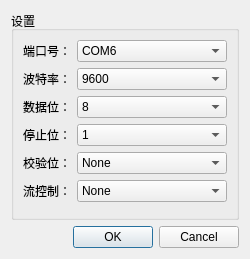
<?xml version="1.0" encoding="UTF-8"?>
<ui version="4.0">
 <class>SettingDialog</class>
 <widget class="QDialog" name="SettingDialog">
  <property name="geometry">
   <rect>
    <x>0</x>
    <y>0</y>
    <width>250</width>
    <height>259</height>
   </rect>
  </property>
  <property name="sizePolicy">
   <sizepolicy hsizetype="Preferred" vsizetype="Preferred">
    <horstretch>0</horstretch>
    <verstretch>0</verstretch>
   </sizepolicy>
  </property>
  <property name="minimumSize">
   <size>
    <width>0</width>
    <height>0</height>
   </size>
  </property>
  <property name="maximumSize">
   <size>
    <width>9999999</width>
    <height>9999999</height>
   </size>
  </property>
  <property name="windowTitle">
   <string>Dialog</string>
  </property>
  <layout class="QVBoxLayout" name="verticalLayout_2">
   <item>
    <widget class="QGroupBox" name="groupBox">
     <property name="title">
      <string>设置</string>
     </property>
     <layout class="QVBoxLayout" name="verticalLayout">
      <item>
       <layout class="QFormLayout" name="formLayout">
        <item row="0" column="0">
         <widget class="QLabel" name="Label">
          <property name="text">
           <string>端口号：</string>
          </property>
         </widget>
        </item>
        <item row="0" column="1">
         <widget class="QComboBox" name="cb_port">
          <item>
           <property name="text">
            <string>COM6</string>
           </property>
          </item>
         </widget>
        </item>
        <item row="1" column="0">
         <widget class="QLabel" name="Label_2">
          <property name="text">
           <string>波特率：</string>
          </property>
         </widget>
        </item>
        <item row="1" column="1">
         <widget class="QComboBox" name="cb_baudrate">
          <item>
           <property name="text">
            <string>9600</string>
           </property>
          </item>
          <item>
           <property name="text">
            <string>115200</string>
           </property>
          </item>
         </widget>
        </item>
        <item row="2" column="0">
         <widget class="QLabel" name="Label_3">
          <property name="text">
           <string>数据位：</string>
          </property>
         </widget>
        </item>
        <item row="2" column="1">
         <widget class="QComboBox" name="ComboBox">
          <item>
           <property name="text">
            <string>8</string>
           </property>
          </item>
          <item>
           <property name="text">
            <string>9</string>
           </property>
          </item>
         </widget>
        </item>
        <item row="3" column="0">
         <widget class="QLabel" name="Label_4">
          <property name="text">
           <string>停止位：</string>
          </property>
         </widget>
        </item>
        <item row="3" column="1">
         <widget class="QComboBox" name="ComboBox_2">
          <item>
           <property name="text">
            <string>1</string>
           </property>
          </item>
          <item>
           <property name="text">
            <string>2</string>
           </property>
          </item>
         </widget>
        </item>
        <item row="4" column="0">
         <widget class="QLabel" name="Label_5">
          <property name="text">
           <string>校验位：</string>
          </property>
         </widget>
        </item>
        <item row="4" column="1">
         <widget class="QComboBox" name="ComboBox_3">
          <item>
           <property name="text">
            <string>None</string>
           </property>
          </item>
         </widget>
        </item>
        <item row="5" column="0">
         <widget class="QLabel" name="Label_6">
          <property name="text">
           <string>流控制：</string>
          </property>
         </widget>
        </item>
        <item row="5" column="1">
         <widget class="QComboBox" name="ComboBox_4">
          <item>
           <property name="text">
            <string>None</string>
           </property>
          </item>
         </widget>
        </item>
       </layout>
      </item>
     </layout>
    </widget>
   </item>
   <item>
    <widget class="QDialogButtonBox" name="buttonBox">
     <property name="orientation">
      <enum>Qt::Horizontal</enum>
     </property>
     <property name="standardButtons">
      <set>QDialogButtonBox::Cancel|QDialogButtonBox::Ok</set>
     </property>
    </widget>
   </item>
  </layout>
 </widget>
 <resources/>
 <connections>
  <connection>
   <sender>buttonBox</sender>
   <signal>accepted()</signal>
   <receiver>SettingDialog</receiver>
   <slot>accept()</slot>
   <hints>
    <hint type="sourcelabel">
     <x>248</x>
     <y>254</y>
    </hint>
    <hint type="destinationlabel">
     <x>157</x>
     <y>274</y>
    </hint>
   </hints>
  </connection>
  <connection>
   <sender>buttonBox</sender>
   <signal>rejected()</signal>
   <receiver>SettingDialog</receiver>
   <slot>reject()</slot>
   <hints>
    <hint type="sourcelabel">
     <x>316</x>
     <y>260</y>
    </hint>
    <hint type="destinationlabel">
     <x>286</x>
     <y>274</y>
    </hint>
   </hints>
  </connection>
 </connections>
</ui>
